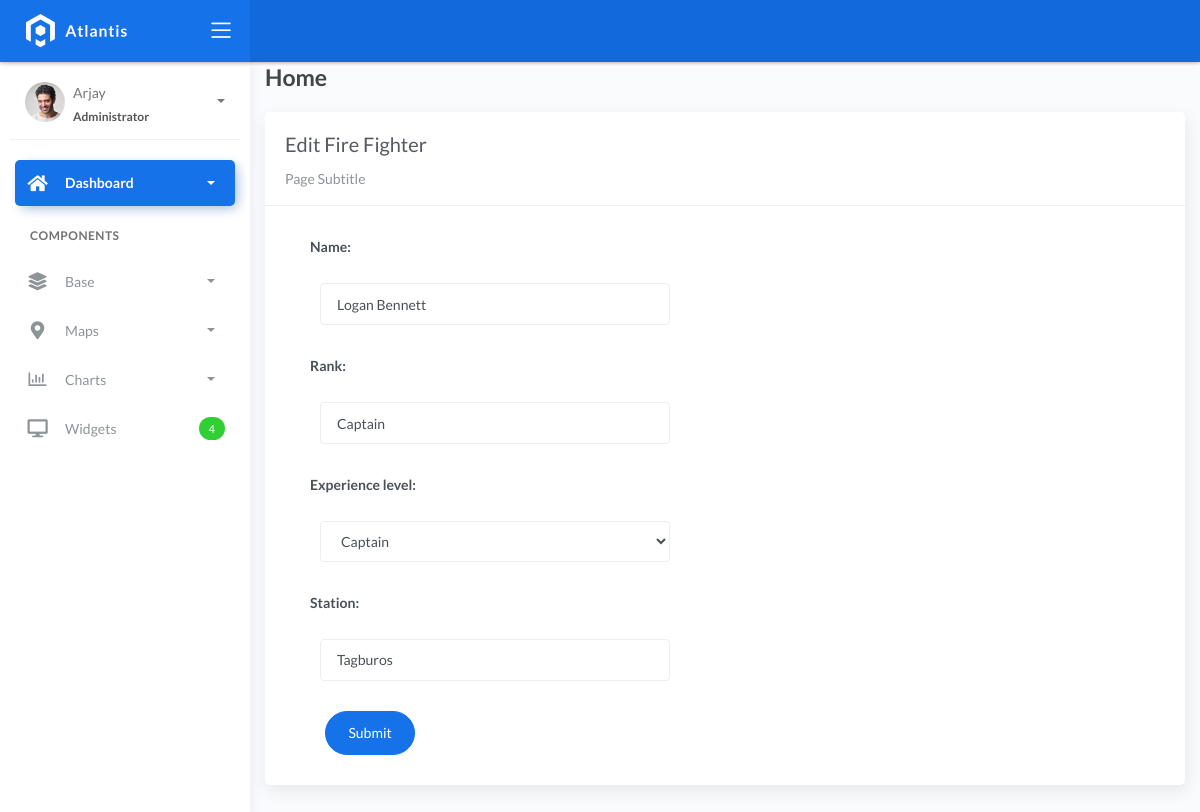
The app's page /fireFighter_list/2, older data.
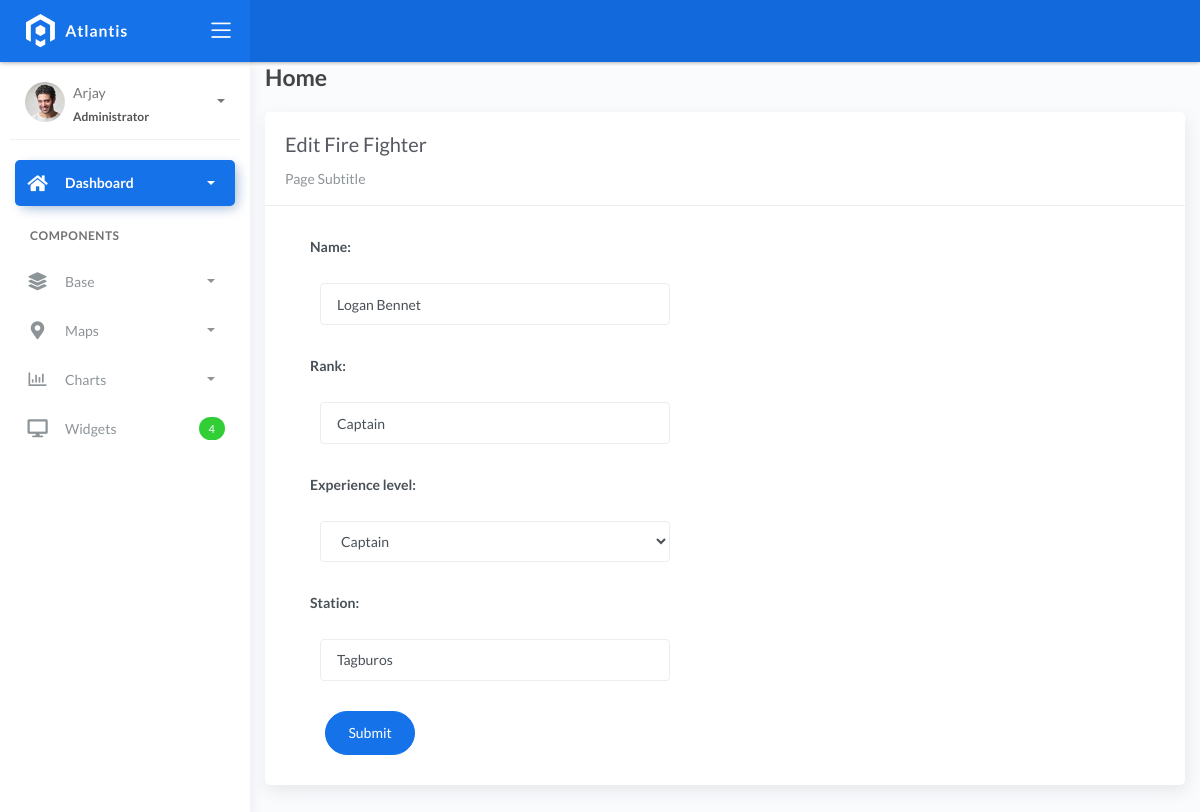
The same page, newer data.
### fire/models.py (models this page shows, shortened)
class BaseModel(models.Model):
    created_at = models.DateTimeField(auto_now_add=True, db_index=True)
    updated_at = models.DateTimeField(auto_now=True)
    class Meta:
        abstract = True

class Firefighters(BaseModel):
    XP_CHOICES = (
        ('Probationary Firefighter', 'Probationary Firefighter'),
        ('Firefighter I', 'Firefighter I'),
        ('Firefighter II', 'Firefighter II'),
        ('Firefighter III', 'Firefighter III'),
        ('Driver', 'Driver'),
        ('Captain', 'Captain'),
        ('Battalion Chief', 'Battalion Chief'),)
    name = models.CharField(max_length=150)
    rank = models.CharField(max_length=150)
    experience_level = models.CharField(
        max_length=45, null=True, blank=True, choices=XP_CHOICES)
    station = models.CharField(max_length=150)

### fire/views.py (the view, shortened to what this page needs)
# urls.py: path('fireFighter_list/<pk>', FireFighterUpdateView.as_view(), name='fireFighter-update'),
class FireFighterUpdateView(UpdateView):
    model = Firefighters
    fields = "__all__"
    context_object_name = "fireFighter"
    template_name = 'firefighter_edit.html'
    success_url = reverse_lazy('fireFighter-list')

### templates/firefighter_edit.html
{% extends 'base.html' %} {% load static %} {% block content %}
<div class="content">
    <div class="container-fluid">
        <h4 class="page-title">Home</h4>
        <div class="row">
            <div class="col-md-12">
                <div class="card">
                    <div class="card-header">
                        <div class="card-title">Edit Fire Fighter</div>
                        <div class="card-category">Page Subtitle</div>
                    </div>
                    <div class="col-md-6">
                        <div class="card-body">
                            <form class="" action="" method="post" novalidate>
                                {% csrf_token %} {% include 'includes/form.html' %}
                                <div class="form-group">
                                    <div class="col-md-12 col-sm-3">
                                        <button type="submit" class="btn btn-primary btn-rounded">Submit</button>
                                    </div>
                                </div>
                            </form>
                        </div>
                    </div>
                </div>
            </div>
        </div>
    </div>
</div>
{% endblock %}

### templates/includes/form.html (shortened to what this page needs)
{% load widget_tweaks %}
{% for field in form %}
<div class="field item form-group">
    <label>{{ field.label_tag }}</label>
  <div class="form-group">
    {% render_field field class="form-control" %}
  </div>
</div>
{% endfor %}

Row changes from the older to the newer data that the page shows:
changed Firefighters "Captain": name "Logan Bennett" → "Logan Bennet"
